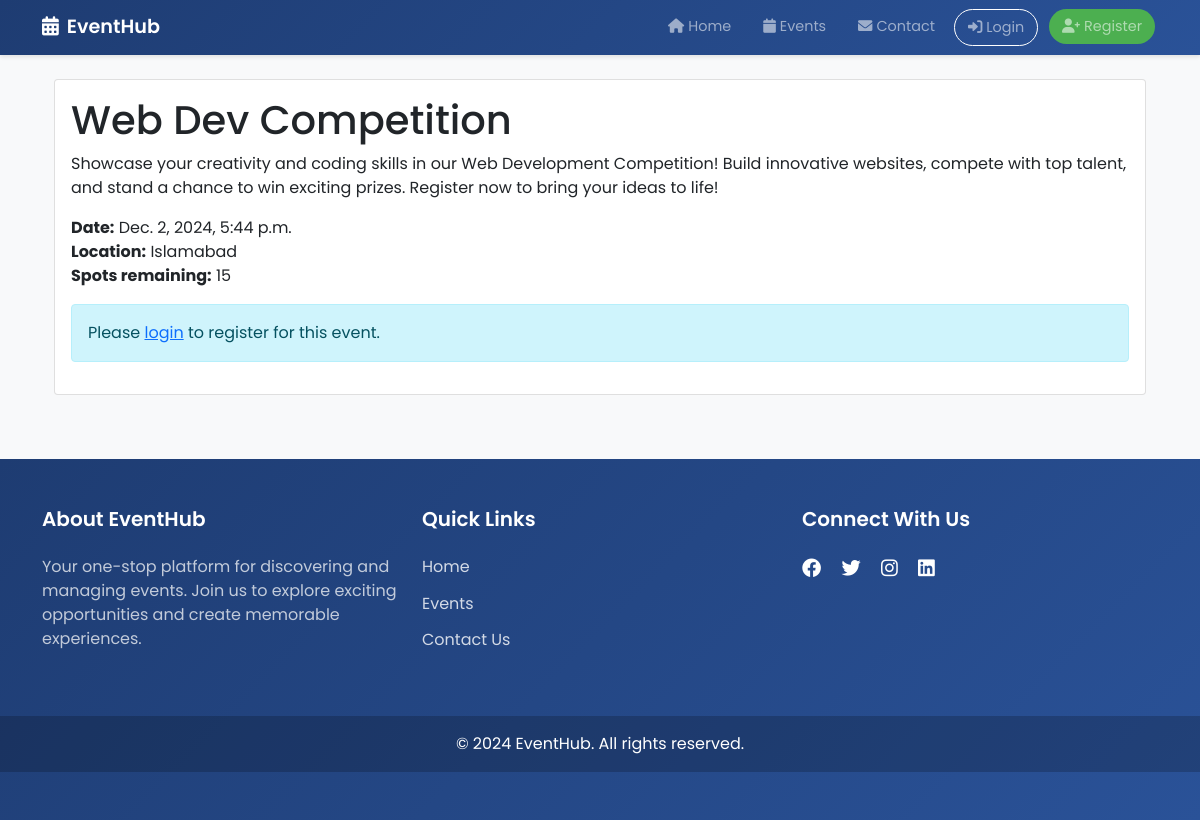
/event/2/, run on the app's committed database.
### events/models.py (models this page shows, shortened)
class Event(models.Model):
    title = models.CharField(max_length=200)
    description = models.TextField()
    date = models.DateTimeField()
    location = models.CharField(max_length=200)
    capacity = models.PositiveIntegerField()
    created_at = models.DateTimeField(auto_now_add=True)
    @property
    def spots_remaining(self):
        return self.capacity - self.registration_set.count()

### events/views.py (the view)
# urls.py: path('event/<int:pk>/', views.event_detail, name='event_detail'),
def event_detail(request, pk):
    event = get_object_or_404(Event, pk=pk)
    is_registered = request.user.is_authenticated and Registration.objects.filter(
        user=request.user,
        event=event
    ).exists()
    context = {
        'event': event,
        'is_registered': is_registered,
        'show_checkout': True  #  this is  to control checkout button visibility
    }
    return render(request, 'events/event_detail.html', context)

### events/templates/events/event_detail.html
{% extends 'events/base.html' %}
{% block content %}
<div class="container">
    <div class="card mb-4">
        <div class="card-body">
            <h1 class="card-title">{{ event.title }}</h1>
            <p class="card-text">{{ event.description }}</p>
            <p>
                <strong>Date:</strong> {{ event.date }}<br>
                <strong>Location:</strong> {{ event.location }}<br>
                <strong>Spots remaining:</strong> {{ event.spots_remaining }}
            </p>
            {% if user.is_authenticated %}
                {% if is_registered %}
                    <div class="alert alert-info">
                        You are registered for this event!
                    </div>
                {% else %}
                    {% if event.spots_remaining > 0 %}
                        <form method="post" action="{% url 'register_event' event.pk %}">
                            {% csrf_token %}
                            <button type="submit" class="btn btn-primary">Register for Event</button>
                        </form>
                    {% else %}
                        <div class="alert alert-warning">
                            Sorry, this event is full.
                        </div>
                    {% endif %}
                {% endif %}
            {% else %}
                <div class="alert alert-info">
                    Please <a href="{% url 'admin:login' %}?next={{ request.path }}">login</a> to register for this event.
                </div>
            {% endif %}
        </div>
    </div>
</div>
{% endblock %}

### events/templates/events/base.html (style rules this page uses)
body { font-family: 'Poppins', sans-serif; background-color: #f8f9fa; }

### data on the page
Event: title "Web Dev Competition", description "Showcase your creativity and coding skills in our Web Development Competition! Build innovative websites, compete with top talent, and stand a chance to win exciting prizes. Register now to bring your ideas to life!", date "Dec. 2, 2024, 5:44 p.m.", location "Islamabad", spots_remaining "15"
